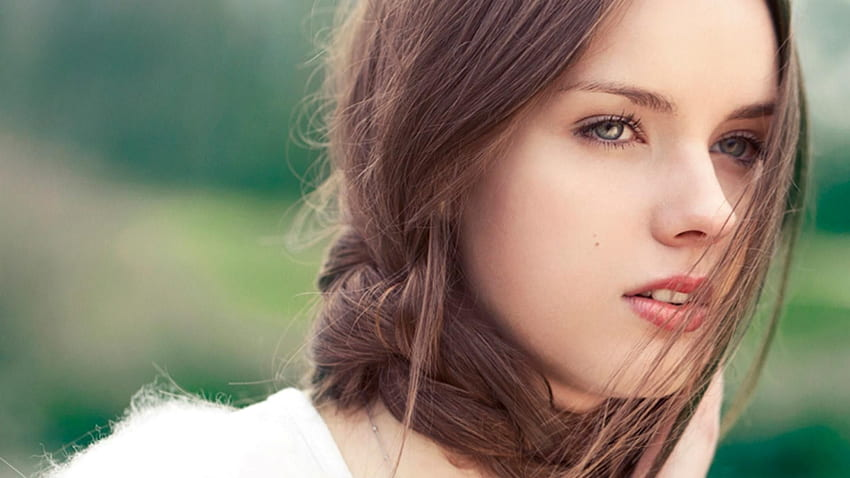
#> input picture girl.jpg, 850 x 478 px
$ jupyter execute aumentodeBrillo.ipynb
#> lines starting #> are read from the running program, lines starting #| are printed output that depends on the picture
Investiga los algoritmos de aumento de brillo de una imagen y aplícalos en una imagen haciendo uso de Python y jupyter

[cell 1]
import cv2
import matplotlib.pyplot as plt
import numpy as np
def aumentar_luminosidad(imagen, aumento):
    # Convertir la imagen a escala de grises
    imagen_gris = cv2.cvtColor(imagen, cv2.COLOR_BGR2GRAY)
    # Aumentar la luminosidad multiplicando cada píxel por el aumento
    nueva_imagen = cv2.addWeighted(imagen_gris, 1, np.zeros(imagen_gris.shape, imagen_gris.dtype), 0, aumento)
    return nueva_imagen

# Cargar la imagen
imagen = cv2.imread('girl.jpg')
#> imagen is the input picture: shape (478, 850, 3); mean B, G, R 112.3, 130, 138.3

# Aumentar la luminosidad
imagen_aumentada = aumentar_luminosidad(imagen, aumento=100)
#> in aumentar_luminosidad, `imagen_gris = cv2.cvtColor(imagen, cv2.COLOR_BGR2GRAY)`:
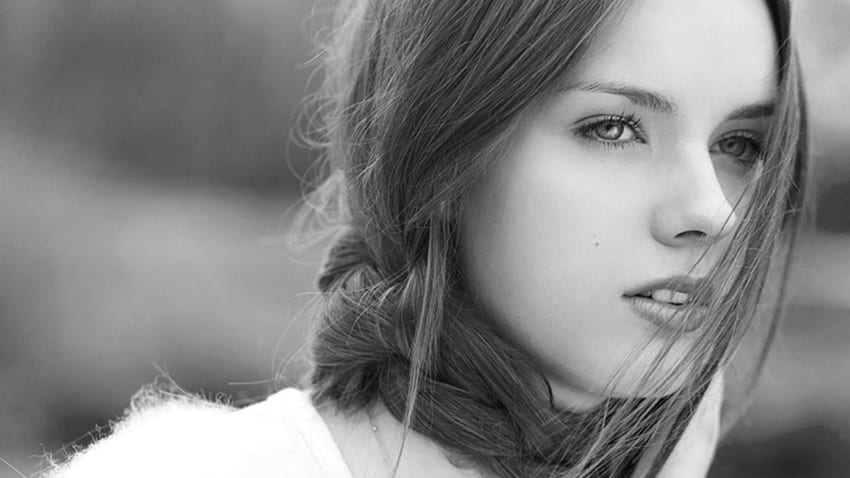
#> imagen_gris: shape (478, 850); min 3, max 255, mean 130.5
#> in aumentar_luminosidad, `nueva_imagen = cv2.addWeighted(imagen_gris, 1, np.zeros(imagen_gris.sh..`:
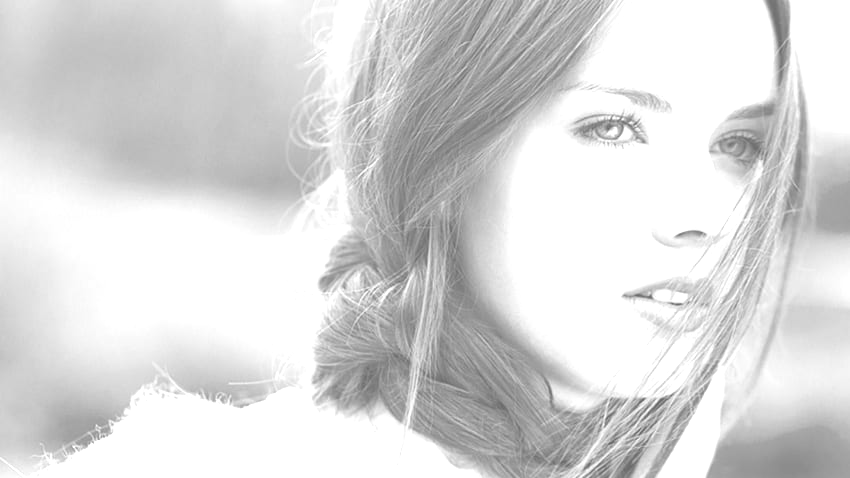
#> nueva_imagen: shape (478, 850); min 103, max 255, mean 217.4
imagen_reducida = aumentar_luminosidad(imagen, aumento=-100)
#> call 2 of aumentar_luminosidad, with aumento = -100
#> in aumentar_luminosidad (call 2), `nueva_imagen = cv2.addWeighted(imagen_gris, 1, np.zeros(imagen_gris.sh..`:
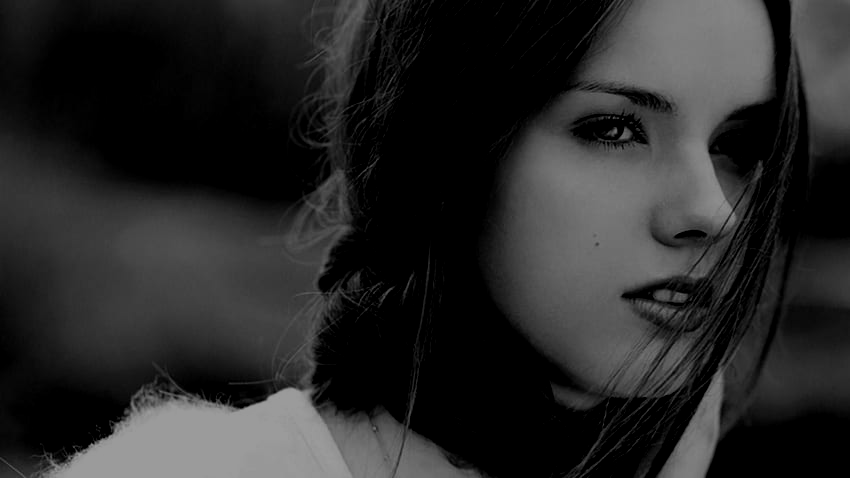
#> nueva_imagen: shape (478, 850); min 0, max 155, mean 39.9

# Mostrar las imagenes
plt.figure(figsize=(10, 5))

plt.subplot(1, 3, 1)
plt.imshow(cv2.cvtColor(imagen, cv2.COLOR_BGR2RGB))
plt.title('Original')

plt.subplot(1, 3, 2)
plt.imshow(imagen_aumentada, cmap='gray')
plt.title('Aumento de luminosidad')

plt.subplot(1, 3, 3)
plt.imshow(imagen_reducida, cmap='gray')
plt.title('reducir de luminosidad')

plt.show()
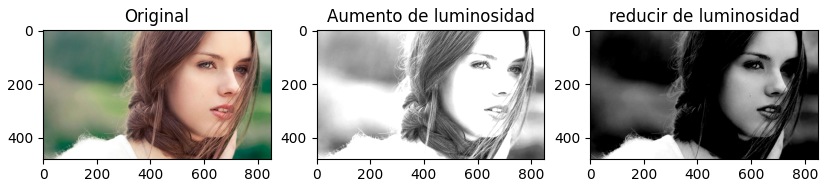
#> figure drawn by matplotlib, 3 panels

$ run again, with cancer.jpg copied over girl.jpg
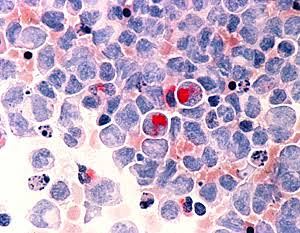
#> input picture cancer.jpg, 300 x 233 px
#> imagen is the input picture: shape (233, 300, 3); mean B, G, R 200.6, 172.1, 193
#> in aumentar_luminosidad (call 2), `nueva_imagen = cv2.addWeighted(imagen_gris, 1, np.zeros(imagen_gris.sh..`:
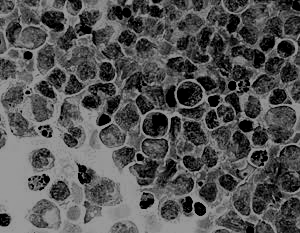
#> nueva_imagen: shape (233, 300); min 0, max 155, mean 83.5
#> `plt.show()`:
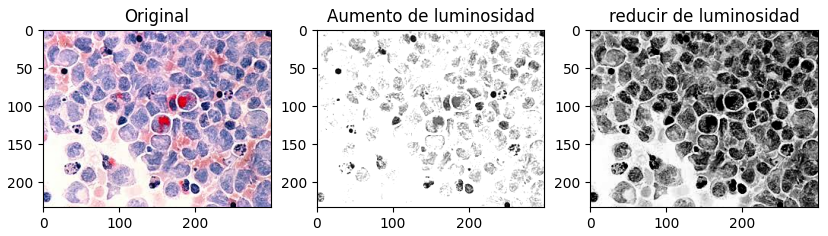
#> figure drawn by matplotlib, 3 panels
